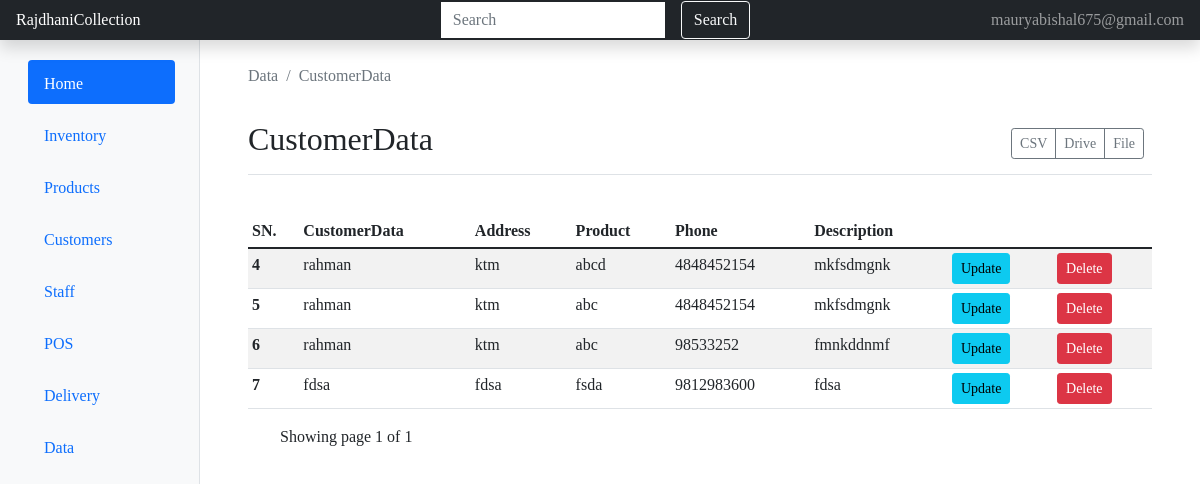
/customerdata/ (signed in), run on an earlier commit of the app's database.
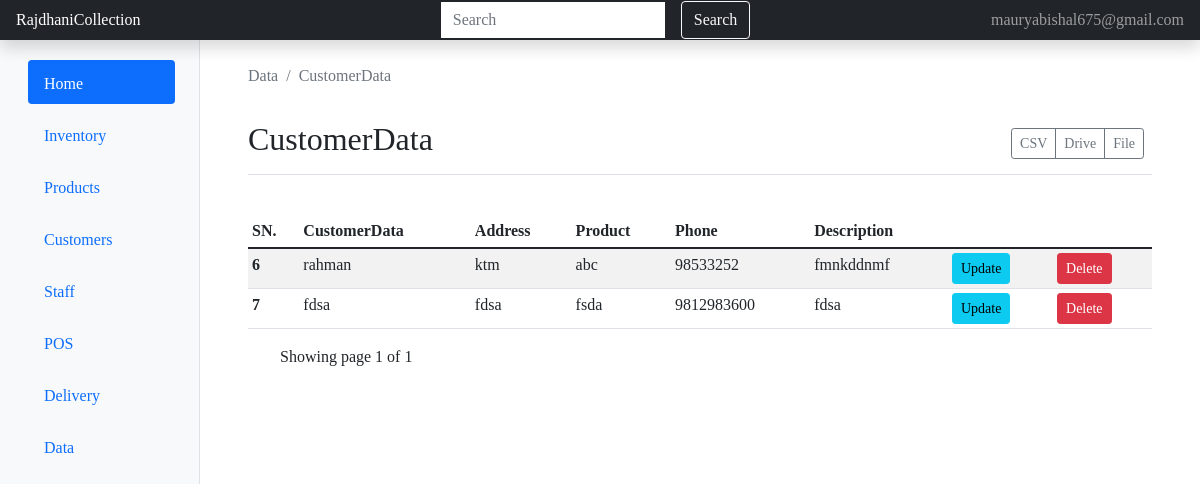
And on a later commit of the database.
### app/models.py (models this page shows, shortened)
class Customer(models.Model):
    customername=models.CharField(max_length=100)
    address=models.CharField(max_length=50)
    phone=models.CharField(max_length=15)
    product=models.CharField(max_length=50)
    desc=models.CharField(max_length=100)

### app/views.py (the view)
# urls.py: path('customerdata/',views.customerdata, name="customerdata" ),
@permission_required("polls.add_choice", raise_exception=True)
def customerdata(request):
    if not request.user.has_perm("polls.add_choice"):
        raise PermissionDenied("You don't have permission to add choices.")
    data=Customer.objects.all()
    customer=Customer.objects.all()
    paginator=Paginator(data,4)
    page_number =request.GET.get('page')
    page_obj =paginator.get_page(page_number)
    context={
        "view":data,
        "page_obj":page_obj
        }
    return render(request, 'customerdata.html',context)

### template/customerdata.html (shortened to what this page needs)
{% load static %}
<!doctype html>
<html lang="en">
  <head>
    <link href="{% static 'css/bootstrap.min.css' %}" rel="stylesheet">
  </head>
  <body>
    {% include 'navigation.html' %}
        <main class="col-md-9 ms-sm-auto col-lg-10 px-md-4">
          <div class="container">
          <br>
          <nav aria-label="breadcrumb">
            <ol class="breadcrumb">
              <li class="breadcrumb-item active" aria-current="page">Data</li>
              <li class="breadcrumb-item active" aria-current="page">CustomerData</li>
            </ol>
          </nav>
          <div class="d-flex justify-content-between flex-wrap flex-md-nowrap align-items-center pt-3 pb-2 mb-3 border-bottom">
            <h1 class="h2">CustomerData</h1>
            <div class="btn-toolbar mb-2 mb-md-0">
              <div class="btn-group me-2">
                <button type="button" class="btn btn-sm btn-outline-secondary">CSV</button>
                <button type="button" class="btn btn-sm btn-outline-secondary">Drive</button>
                <button type="button" class="btn btn-sm btn-outline-secondary ">File</button>
              </div>
            </div>
          </div>
  <br>
  <div class="table-responsive">
    <table class="table table-striped table-sm">
      <thead>
        <tr>
          <th scope="col">SN.</th>
          <th scope="col">CustomerData</th>
          <th scope="col">Address</th>
          <th scope="col">Product</th>
          <th scope="col">Phone</th>
          <th scope="col">Description</th>
        </tr>
      </thead>
      <tbody>
        {% for detail in page_obj %}
        <tr>
          <th scope="row">{{ detail.id }}</th>
          <td>{{detail.customername}}</td>
          <td>{{detail.address}}</td>
          <td>{{detail.product}}</td>
          <td>{{detail.phone}}</td>
          <td>{{detail.desc}}</td>
          <td>
            <a href="{% url 'updatecustomer' detail.id %}" class="btn btn-info btn-sm">Update</a>
          </td>
          <td>
            <form class="d-inline" action="{% url 'deletecustomer' detail.id %}" method="post">
              <input type="submit" class="btn btn-danger btn-sm" value="Delete" />
            </form>
          </td>
          {%endfor%}
        </tr>
      </tbody>
    </table>
    <div class="pagination-containerjustify-content-end mx-3">
      <div class="px-3">
        Showing page {{page_obj.number}} of {{ page_obj.paginator.num_pages }}
      </div>
    </div>
    </div>
</div>
</main>
</div>
  </body>
</html>

What changed in the data, as far as the page shows it:
removed Customer: id "4", customername "rahman", address "ktm", product "abcd", phone "4848452154", desc "mkfsdmgnk"
removed Customer: id "5", customername "rahman", address "ktm", product "abc", phone "4848452154", desc "mkfsdmgnk"
